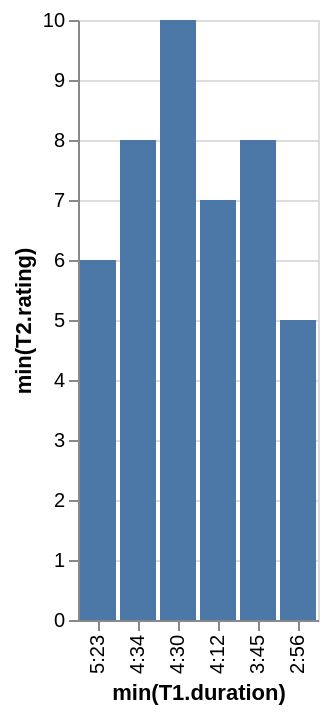

The specification (Vega-Lite) saved for this image:
### Vega-Lite specification from a JSON file in a GitHub repository (floating-point values rounded to 4 significant figures)
{"data": {"values": [{"x_data": "5:23", "y_data": 6}, {"x_data": "4:34", "y_data": 8}, {"x_data": "4:30", "y_data": 10}, {"x_data": "4:12", "y_data": 7}, {"x_data": "3:45", "y_data": 8}, {"x_data": "2:56", "y_data": 5}]}, "mark": "bar", "encoding": {"x": {"field": "x_data", "type": "nominal", "title": "min(T1.duration)", "sort": "descending"}, "y": {"field": "y_data", "type": "quantitative", "title": "min(T2.rating)"}}}
